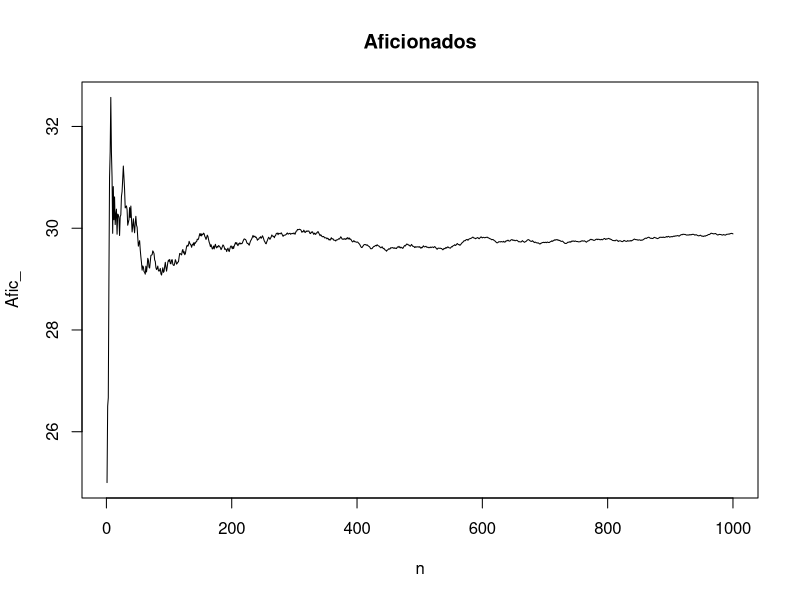

Source code (R):
rm(list = ls())
k<-1000
T<-1
lambda<-5
Afic<-rep(0,k)
for (i in 1:k) {
  t<-0
  I<-0

  while (t<=T) {
    t<-1-(1/lambda)*log(runif(1,0,1))
    I<-I+floor(21*runif(1,0,1))+20
    
  }
  Afic[i]=I
}
n<-1:length(Afic)
Afic_<-cumsum(Afic)/n
Afic[length(n)]
plot(n,Afic_,main ="Aficionados",type = 'l' )

